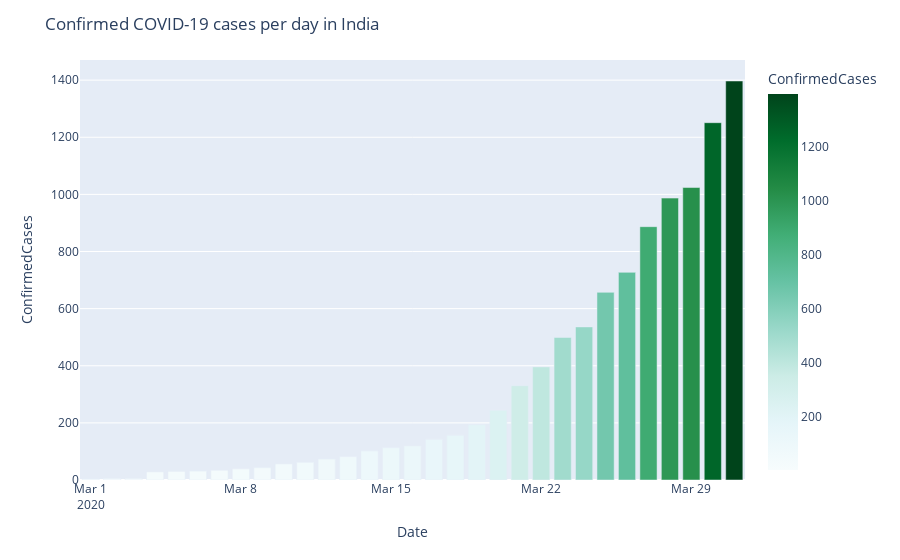

The code cell stored with this chart in its notebook:
### Code cell
df_by_date = pd.DataFrame(train.fillna('NA').groupby(['Country_Region','Date'])['ConfirmedCases'].sum().sort_values().reset_index())

fig = px.bar(df_by_date.loc[(df_by_date['Country_Region'] == 'India') &(df_by_date.Date >= '2020-03-01')].sort_values('ConfirmedCases',ascending = False), 
             x='Date', y='ConfirmedCases', color="ConfirmedCases", color_continuous_scale=px.colors.sequential.BuGn)
fig.update_layout(title_text='Confirmed COVID-19 cases per day in India')
fig.show()

print(df_by_date)

### Figure 1 — Plotly figure (JSON) as saved in the notebook; plotly's stock layout.template omitted (floating-point values rounded to 4 significant figures)
{"data": [{"alignmentgroup": "True", "hovertemplate": "Date=%{x}<br>ConfirmedCases=%{marker.color}<extra></extra>", "legendgroup": "", "marker": {"color": [1397, 1251, 1024, 987, 887, 727, 657, 536, 499, 396, 330, 244, 194, 156, 142, 119, 113, 102, 82, 73, 62, 56, 43, 39, 34, 31, 30, 28, 5, 5, 3], "coloraxis": "coloraxis"}, "name": "", "offsetgroup": "", "orientation": "v", "showlegend": false, "textposition": "auto", "type": "bar", "x": ["2020-03-31", "2020-03-30", "2020-03-29", "2020-03-28", "2020-03-27", "2020-03-26", "2020-03-25", "2020-03-24", "2020-03-23", "2020-03-22", "2020-03-21", "2020-03-20", "2020-03-19", "2020-03-18", "2020-03-17", "2020-03-16", "2020-03-15", "2020-03-14", "2020-03-13", "2020-03-12", "2020-03-11", "2020-03-10", "2020-03-09", "2020-03-08", "2020-03-07", "2020-03-06", "2020-03-05", "2020-03-04", "2020-03-02", "2020-03-03", "2020-03-01"], "xaxis": "x", "y": [1397, 1251, 1024, 987, 887, 727, 657, 536, 499, 396, 330, 244, 194, 156, 142, 119, 113, 102, 82, 73, 62, 56, 43, 39, 34, 31, 30, 28, 5, 5, 3], "yaxis": "y"}], "layout": {"barmode": "relative", "coloraxis": {"colorbar": {"title": {"text": "ConfirmedCases"}}, "colorscale": [[0, "rgb(247,252,253)"], [0.125, "rgb(229,245,249)"], [0.25, "rgb(204,236,230)"], [0.375, "rgb(153,216,201)"], [0.5, "rgb(102,194,164)"], [0.625, "rgb(65,174,118)"], [0.75, "rgb(35,139,69)"], [0.875, "rgb(0,109,44)"], [1, "rgb(0,68,27)"]]}, "legend": {"tracegroupgap": 0}, "margin": {"t": 60}, "title": {"text": "Confirmed COVID-19 cases per day in India"}, "xaxis": {"anchor": "y", "domain": [0, 1], "title": {"text": "Date"}}, "yaxis": {"anchor": "x", "domain": [0, 1], "title": {"text": "ConfirmedCases"}}}}
